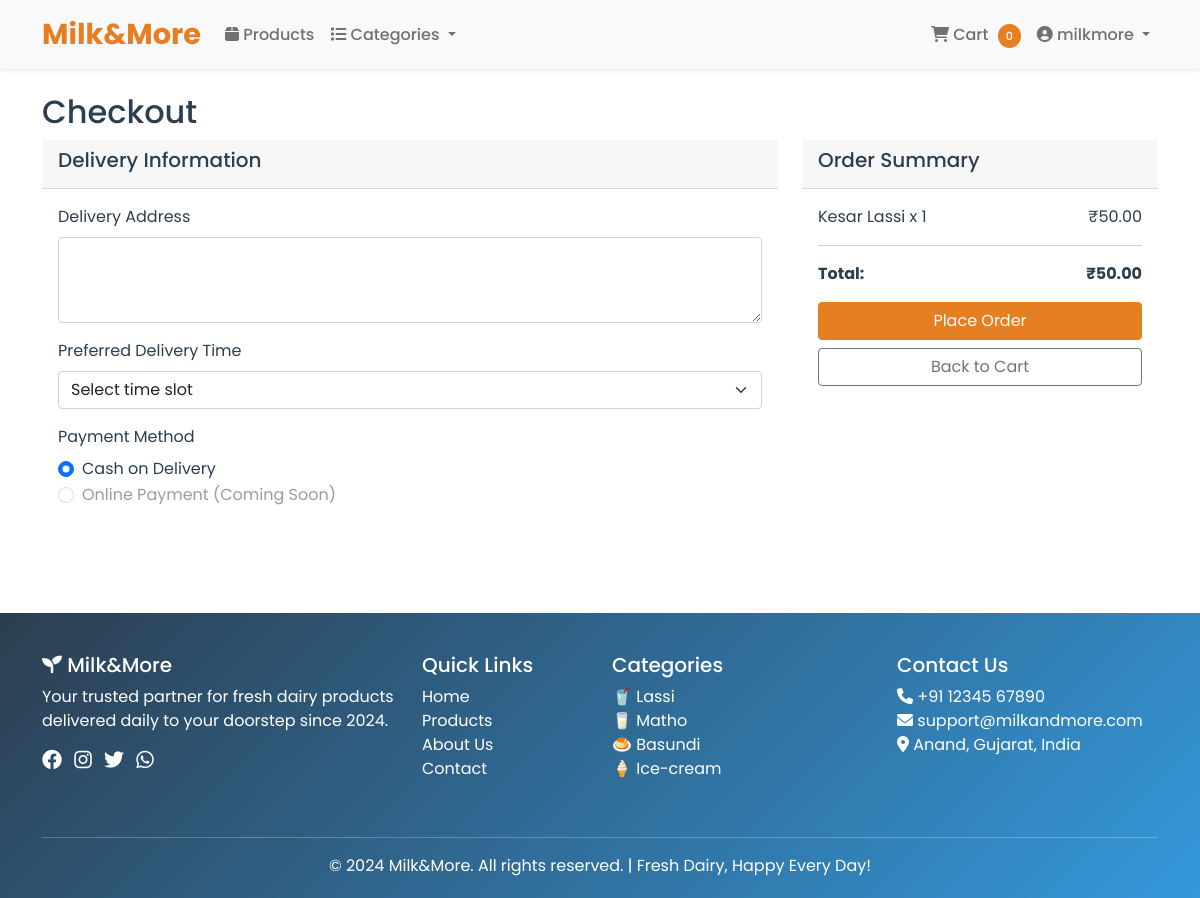
/orders/checkout/ (signed in), run on the app's committed database.
### accounts/models.py (models this page shows, shortened)
class User(AbstractUser):
    is_customer = models.BooleanField(default=False)
    is_delivery_boy = models.BooleanField(default=False)
    phone_number = models.CharField(max_length=15, blank=True)
    address = models.TextField(blank=True)

### orders/models.py (models this page shows, shortened)
class CartItem(models.Model):
    cart = models.ForeignKey(Cart, on_delete=models.CASCADE, related_name='items')
    product = models.ForeignKey(Product, on_delete=models.CASCADE)
    quantity = models.IntegerField(default=1)

### products/models.py (models this page shows, shortened)
class Product(models.Model):
    category = models.ForeignKey(Category, on_delete=models.CASCADE, related_name='products')
    name = models.CharField(max_length=200)
    slug = models.SlugField(unique=True)
    description = models.TextField()
    price = models.DecimalField(max_digits=10, decimal_places=2)
    stock = models.IntegerField(default=0)
    image = models.ImageField(upload_to='products/')
    available = models.BooleanField(default=True)
    created = models.DateTimeField(auto_now_add=True)
    updated = models.DateTimeField(auto_now=True)
    is_milk = models.BooleanField(default=False)
    fat_percentage = models.DecimalField(max_digits=4, decimal_places=2, null=True, blank=True)
    volume_ml = models.IntegerField(null=True, blank=True)
    expiry_days = models.IntegerField(default=3)
    flavor = models.CharField(max_length=50, blank=True, null=True)  # For flavored products like lassi

### orders/views.py (the view, shortened to what this page needs)
# urls.py: path('checkout/', views.checkout, name='checkout'),
@login_required
def checkout(request):
    cart, created = Cart.objects.get_or_create(user=request.user, is_active=True)
    items = cart.items.all()
    if not items:
        messages.error(request, 'Your cart is empty!')
        return redirect('product_list')
    total = sum(item.product.price * item.quantity for item in items)
    context = {
        'cart': cart,
        'items': items,
        'total': total,
        'user': request.user
    }
    return render(request, 'orders/checkout.html', context)

### templates/orders/checkout.html (shortened to what this page needs)
{% extends 'base.html' %}
{% block content %}
<div class="container mt-4">
    <h2>Checkout</h2>
    <div class="row">
        <div class="col-md-8">
            <div class="card mb-4">
                <div class="card-header">
                    <h5>Delivery Information</h5>
                </div>
                <div class="card-body">
                    <form method="POST" id="checkout-form">
                        <div class="mb-3">
                            <label for="delivery_address" class="form-label">Delivery Address</label>
                            <textarea class="form-control" id="delivery_address" name="delivery_address" rows="3" required>{{ user.address }}</textarea>
                        </div>
                        <div class="mb-3">
                            <label for="delivery_time" class="form-label">Preferred Delivery Time</label>
                            <select class="form-select" id="delivery_time" name="delivery_time" required>
                                <option value="">Select time slot</option>
                            </select>
                        </div>
                        <div class="mb-3">
                            <label class="form-label">Payment Method</label>
                            <div class="form-check">
                                <input class="form-check-input" type="radio" name="payment_method" id="cod" value="cod" checked>
                                <label class="form-check-label" for="cod">
                                    Cash on Delivery
                                </label>
                            </div>
                            <div class="form-check">
                                <input class="form-check-input" type="radio" name="payment_method" id="online" value="online" disabled>
                                <label class="form-check-label" for="online">
                                    Online Payment (Coming Soon)
                                </label>
                            </div>
                        </div>
                    </form>
                </div>
            </div>
        </div>
        <div class="col-md-4">
            <div class="card">
                <div class="card-header">
                    <h5>Order Summary</h5>
                </div>
                <div class="card-body">
                    {% for item in items %}
                        <div class="d-flex justify-content-between mb-2">
                            <span>{{ item.product.name }} x {{ item.quantity }}</span>
                            <span>₹{{ item.product.price|floatformat:2 }}</span>
                        </div>
                    {% endfor %}
                    <hr>
                    <div class="d-flex justify-content-between fw-bold">
                        <span>Total:</span>
                        <span>₹{{ total|floatformat:2 }}</span>
                    </div>
                    <button type="submit" form="checkout-form" class="btn btn-primary w-100 mt-3">
                        Place Order
                    </button>
                    <a href="{% url 'cart' %}" class="btn btn-outline-secondary w-100 mt-2">
                        Back to Cart
                    </a>
                </div>
            </div>
        </div>
    </div>
</div>
{% endblock %}

### templates/base.html (shortened to what this page needs)
<!DOCTYPE html>
<html lang="en">
<head>
    <link href="https://cdn.jsdelivr.net/npm/bootstrap@5.1.3/dist/css/bootstrap.min.css" rel="stylesheet">
    <link rel="stylesheet" href="https://cdnjs.cloudflare.com/ajax/libs/font-awesome/6.0.0/css/all.min.css">
    {% load static %}
    <link rel="stylesheet" href="{% static 'css/style.css' %}">
</head>
<body>
    <nav class="navbar navbar-expand-lg navbar-light bg-light shadow-sm">
        <div class="container">
            <a class="navbar-brand" href="/">
                Milk&More
            </a>
            <div class="collapse navbar-collapse" id="navbarNav">
                <ul class="navbar-nav me-auto">
                    <li class="nav-item">
                        <a class="nav-link" href="{% url 'product_list' %}">
                            <i class="fas fa-box"></i> Products
                        </a>
                    </li>
                    <li class="nav-item dropdown">
                        <a class="nav-link dropdown-toggle" href="#" id="categoryDropdown" role="button" data-bs-toggle="dropdown">
                            <i class="fas fa-list"></i> Categories
                        </a>
                    </li>
                </ul>
                <ul class="navbar-nav">
                    {% if user.is_authenticated %}
                        <li class="nav-item">
                            <a class="nav-link" href="{% url 'cart' %}">
                                <i class="fas fa-shopping-cart"></i>
                                Cart
                                <span class="cart-badge" id="cart-count">{{ cart_count|default:0 }}</span>
                            </a>
                        </li>
                        <li class="nav-item dropdown">
                            <a class="nav-link dropdown-toggle" href="#" id="userDropdown" role="button" data-bs-toggle="dropdown">
                                <i class="fas fa-user-circle"></i> {{ user.username }}
                            </a>
                        </li>
                    {% endif %}
                </ul>
            </div>
        </div>
    </nav>
    {% block content %}
    {% endblock %}
    <footer class="footer">
        <div class="container">
            <div class="row">
                <div class="col-lg-4 col-md-6 mb-4">
                    <h5><i class="fas fa-seedling"></i> Milk&More</h5>
                    <p>Your trusted partner for fresh dairy products delivered daily to your doorstep since 2024.</p>
                    <div class="social-links">
                        <a href="#" class="me-2"><i class="fab fa-facebook fa-lg"></i></a>
                        <a href="#" class="me-2"><i class="fab fa-instagram fa-lg"></i></a>
                        <a href="#" class="me-2"><i class="fab fa-twitter fa-lg"></i></a>
                        <a href="#"><i class="fab fa-whatsapp fa-lg"></i></a>
                    </div>
                </div>
                <div class="col-lg-2 col-md-6 mb-4">
                    <h5>Quick Links</h5>
                    <ul class="list-unstyled">
                        <li><a href="/">Home</a></li>
                        <li><a href="{% url 'product_list' %}">Products</a></li>
                        <li><a href="#">About Us</a></li>
                        <li><a href="#">Contact</a></li>
                    </ul>
                </div>
                <div class="col-lg-3 col-md-6 mb-4">
                    <h5>Categories</h5>
                    <ul class="list-unstyled">
                        <li><a href="{% url 'product_list' %}?category=lassi">🥤 Lassi</a></li>
                        <li><a href="{% url 'product_list' %}?category=matho">🥛 Matho</a></li>
                        <li><a href="{% url 'product_list' %}?category=basundi">🍮 Basundi</a></li>
                        <li><a href="{% url 'product_list' %}?category=ice-cream">🍦 Ice-cream</a></li>
                    </ul>
                </div>
                <div class="col-lg-3 col-md-6 mb-4">
                    <h5>Contact Us</h5>
                    <ul class="list-unstyled">
                        <li><i class="fas fa-phone"></i> +91 12345 67890</li>
                        <li><i class="fas fa-envelope"></i> support@milkandmore.com</li>
                        <li><i class="fas fa-map-marker-alt"></i> Anand, Gujarat, India</li>
                    </ul>
                </div>
            </div>
            <hr class="bg-light">
            <div class="text-center">
                <p class="mb-0">&copy; 2024 Milk&More. All rights reserved. | Fresh Dairy, Happy Every Day!</p>
            </div>
        </div>
    </footer>
    {% load static %}
</body>
</html>

### static/css/style.css (style rules this page uses)
:root { --primary-color: #2c3e50; --secondary-color: #e67e22; --success-color: #27ae60; --danger-color: #e74c3c; --light-bg: #ecf0f1; }
body { font-family: 'Segoe UI', Tahoma, Geneva, Verdana, sans-serif; color: var(--primary-color); min-height: 100vh; display: flex; flex-direction: column; }
.navbar { box-shadow: 0 2px 4px rgba(0,0,0,.1); }
.navbar-brand { font-weight: bold; font-size: 1.5rem; color: var(--secondary-color) !important; }
.btn-primary { background-color: var(--secondary-color); border-color: var(--secondary-color); }
#cart-count { font-size: 0.7rem; padding: 0.25rem 0.5rem; }
footer { margin-top: auto; }
footer a { text-decoration: none; transition: color 0.3s; }
.card { border: none; transition: transform 0.3s, box-shadow 0.3s; }

### templates/base.html (style rules this page uses)
body { font-family: 'Poppins', sans-serif; }
.navbar-brand { font-weight: 700; font-size: 1.8rem; color: #2c3e50; }
.nav-link { font-weight: 500; color: #2c3e50; transition: color 0.3s; }
.cart-badge { background-color: #e67e22; color: white; border-radius: 50%; padding: 2px 8px; font-size: 12px; margin-left: 5px; }
.footer { background: linear-gradient(135deg, #2c3e50, #3498db); color: white; padding: 40px 0 20px; margin-top: 50px; }
.footer a { color: white; text-decoration: none; transition: color 0.3s; }

### data on the page
User: username "milkmore"
CartItem: product.name "Kesar Lassi", quantity "1", product.price "50.00"

### other printed values
{{ cart_count|default:0 }} "0"
{{ total|floatformat:2 }} "50.00"
